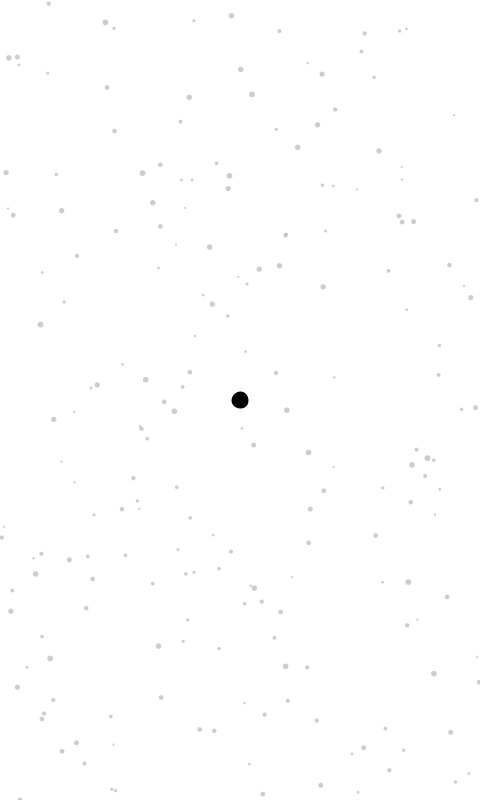
Frame 1 (no input)
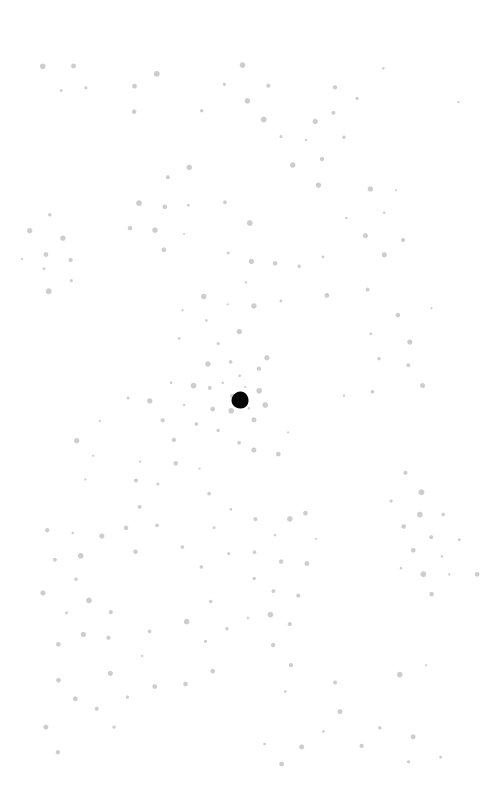
Frame 60 (the mouse pressed at the canvas centre just before this capture)
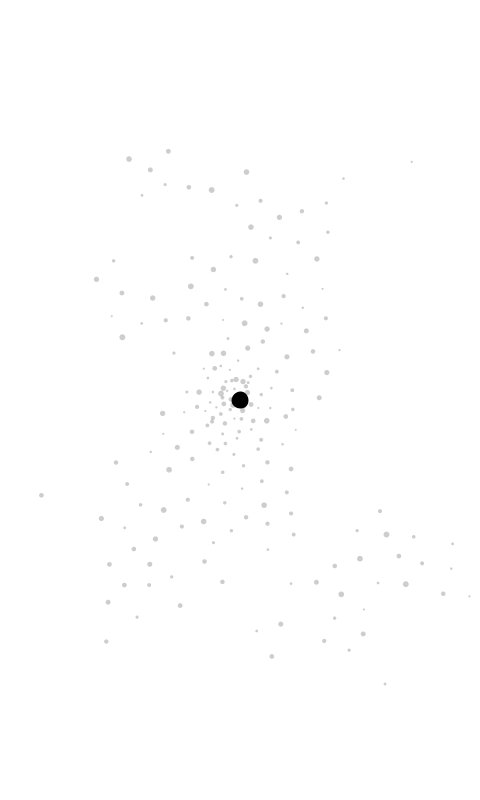
Frame 120 (the mouse held since frame 60 and released just before this capture)

The Processing sketch that drew these frames (run headless with seeded random() and noise(); from frame 60 on, the mouse is pressed at the canvas centre):

// Processing sketch: flock_with_random_position
// ── flock_with_random_position.pde
// A global seed for reproducible randomness.
long seed = 12345;

ArrayList<Boid> flock;
FlockLeader leader;

// Global parameter for how often the leader changes its target position
int leaderChangeInterval = 5; // in seconds

void setup() {
  size(480, 800);
  randomSeed(seed);
  
  flock = new ArrayList<Boid>();
  // Create a flock of 200 boids
  for (int i = 0; i < 200; i++) {
    flock.add(new Boid(random(width), random(height)));
  }
  
  // Create the flock leader
  leader = new FlockLeader();
}

void draw() {
  background(255); // White background
  
  // Update and display the leader and its trail
  leader.run();
  
  // Update and display each boid in the flock
  for (Boid b : flock) {
    b.run(flock, leader);
  }
}

// Boid class remains the same as the previous sketch
class Boid {
  PVector position;
  PVector velocity;
  PVector acceleration;
  float r;
  float maxforce;    // Maximum steering force
  float maxspeed;    // Maximum speed

  Boid(float x, float y) {
    acceleration = new PVector(0, 0);
    velocity = PVector.random2D();
    position = new PVector(x, y);
    r = random(2, 6); // Random size for each particle
    maxspeed = random(2, 4); // Random speed for each particle
    maxforce = 0.05;
  }

  void run(ArrayList<Boid> boids, FlockLeader leader) {
    flock(boids, leader);
    update();
    borders();
    render();
  }

  void flock(ArrayList<Boid> boids, FlockLeader leader) {
    PVector sep = separate(boids); // Separation
    PVector ali = align(boids);    // Alignment
    PVector coh = cohesion(boids);   // Cohesion
    PVector fol = followLeader(leader); // Follow the leader
    
    // Weight the forces
    sep.mult(1.5);
    ali.mult(1.0);
    coh.mult(1.0);
    fol.mult(0.5); // Give less weight to following the leader to maintain flocking behavior
    
    // Add the force vectors to acceleration
    acceleration.add(sep);
    acceleration.add(ali);
    acceleration.add(coh);
    acceleration.add(fol);
  }

  // Update position and acceleration
  void update() {
    velocity.add(acceleration);
    velocity.limit(maxspeed);
    position.add(velocity);
    acceleration.mult(0);
  }
  
  // A method to keep the boids within the window boundaries
  void borders() {
    if (position.x < 0) position.x = width;
    if (position.y < 0) position.y = height;
    if (position.x > width) position.x = 0;
    if (position.y > height) position.y = 0;
  }

  // Render the boid
  void render() {
    noStroke();
    fill(0, 50); // Semi-transparent black
    ellipse(position.x, position.y, r, r);
  }
  
  // Separation: steer away from neighbors
  PVector separate(ArrayList<Boid> boids) {
    float desiredseparation = 25.0;
    PVector steer = new PVector(0, 0, 0);
    int count = 0;
    for (Boid other : boids) {
      float d = PVector.dist(position, other.position);
      if ((d > 0) && (d < desiredseparation)) {
        PVector diff = PVector.sub(position, other.position);
        diff.normalize();
        diff.div(d); // Weight by distance
        steer.add(diff);
        count++;
      }
    }
    if (count > 0) {
      steer.div(count);
    }
    if (steer.mag() > 0) {
      steer.normalize();
      steer.mult(maxspeed);
      steer.sub(velocity);
      steer.limit(maxforce);
    }
    return steer;
  }
  
  // Alignment: Steer towards the average heading of neighbors
  PVector align(ArrayList<Boid> boids) {
    float neighborDist = 50;
    PVector sum = new PVector(0, 0);
    int count = 0;
    for (Boid other : boids) {
      float d = PVector.dist(position, other.position);
      if ((d > 0) && (d < neighborDist)) {
        sum.add(other.velocity);
        count++;
      }
    }
    if (count > 0) {
      sum.div(count);
      sum.normalize();
      sum.mult(maxspeed);
      PVector steer = PVector.sub(sum, velocity);
      steer.limit(maxforce);
      return steer;
    } else {
      return new PVector(0, 0);
    }
  }

  // Cohesion: Steer to move toward the center of the flock
  PVector cohesion(ArrayList<Boid> boids) {
    float neighborDist = 50;
    PVector sum = new PVector(0, 0);
    int count = 0;
    for (Boid other : boids) {
      float d = PVector.dist(position, other.position);
      if ((d > 0) && (d < neighborDist)) {
        sum.add(other.position);
        count++;
      }
    }
    if (count > 0) {
      sum.div(count);
      return steerTo(sum); // Steer towards the center of mass
    } else {
      return new PVector(0, 0);
    }
  }

  // Follow Leader: Steer towards the leader
  PVector followLeader(FlockLeader leader) {
    return steerTo(leader.position);
  }

  // A generic method to calculate the steering force towards a target
  PVector steerTo(PVector target) {
    PVector desired = PVector.sub(target, position);
    float d = desired.mag();
    if (d > 0) {
      desired.normalize();
      if (d < 100) {
        float m = map(d, 0, 100, 0, maxspeed);
        desired.mult(m);
      } else {
        desired.mult(maxspeed);
      }
      PVector steer = PVector.sub(desired, velocity);
      steer.limit(maxforce);
      return steer;
    }
    return new PVector(0, 0);
  }
}

// FlockLeader class represents the leader that the flock follows
class FlockLeader {
  PVector position;
  PVector velocity;
  PVector targetPosition;
  float maxspeed;
  float maxforce;
  long lastChangeTime;

  // Trail history for the gradient effect
  ArrayList<PVector> history;
  int historySize = 50;
  
  // A boolean to track if the leader is "waiting" at a target
  boolean atTarget = true;

  FlockLeader() {
    position = new PVector(width / 2, height / 2);
    velocity = new PVector(0, 0);
    targetPosition = new PVector(width / 2, height / 2);
    maxspeed = 3;
    maxforce = 0.1;
    lastChangeTime = millis();
    history = new ArrayList<PVector>();
  }
  
  void run() {
    update();
    display();
  }

  void update() {
    float distanceToTarget = PVector.dist(position, targetPosition);
    
    // Check if the leader has reached its current target
    if (distanceToTarget < 10) {
      atTarget = true;
      velocity.set(0, 0); // Stop the leader
    } else {
      atTarget = false;
    }

    // If the leader is at the target AND the time interval has passed,
    // choose a new random target position.
    if (atTarget && millis() - lastChangeTime > leaderChangeInterval * 1000) {
      targetPosition.x = random(width);
      targetPosition.y = random(height);
      lastChangeTime = millis();
      atTarget = false; // The leader is no longer "at" the target
    }
    
    // Steer towards the target position if not at the target
    if (!atTarget) {
      PVector desired = PVector.sub(targetPosition, position);
      float d = desired.mag();
      if (d > 0) {
        desired.normalize();
        desired.mult(maxspeed);
        PVector steer = PVector.sub(desired, velocity);
        steer.limit(maxforce);
        velocity.add(steer);
      }
    }
    
    // Update position and add to history for the trail
    velocity.limit(maxspeed);
    position.add(velocity);
    
    // Add current position to history list
    history.add(position.copy());
    if (history.size() > historySize) {
      history.remove(0);
    }
  }
  
  void display() {
    // Draw the gradient trail
    for (int i = 0; i < history.size(); i++) {
      PVector trailPos = history.get(i);
      float alpha = map(i, 0, history.size(), 0, 255);
      float size = map(i, 0, history.size(), 1, 15);
      
      // Interpolate color from black to white
      float c = map(i, 0, history.size(), 0, 255);
      
      noStroke();
      fill(c, alpha);
      ellipse(trailPos.x, trailPos.y, size, size);
    }

    // Draw the leader itself
    stroke(0); // Black outline
    strokeWeight(2);
    fill(0);   // Black fill
    ellipse(position.x, position.y, 15, 15);
  }
}
